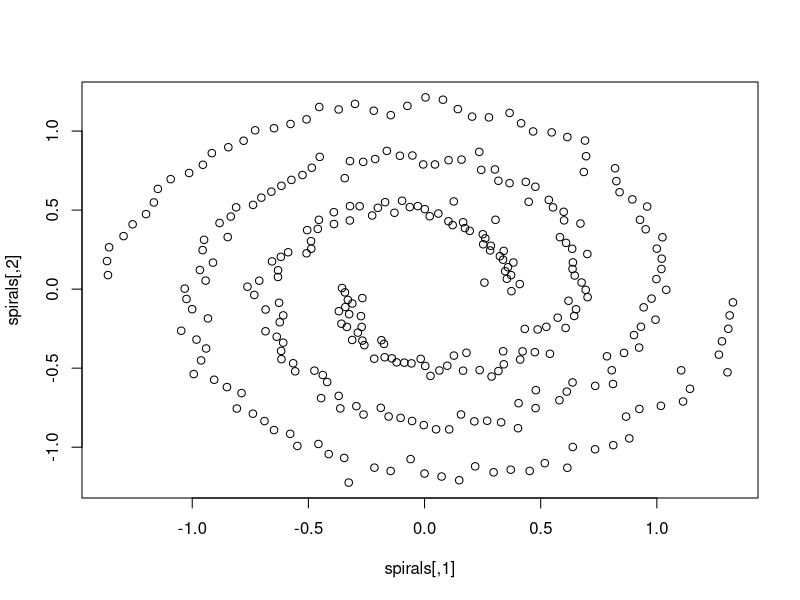

This figure's R source:
library(kernlab)


### Name: spirals
### Title: Spirals Dataset
### Aliases: spirals
### Keywords: datasets

### ** Examples

data(spirals)
plot(spirals)
